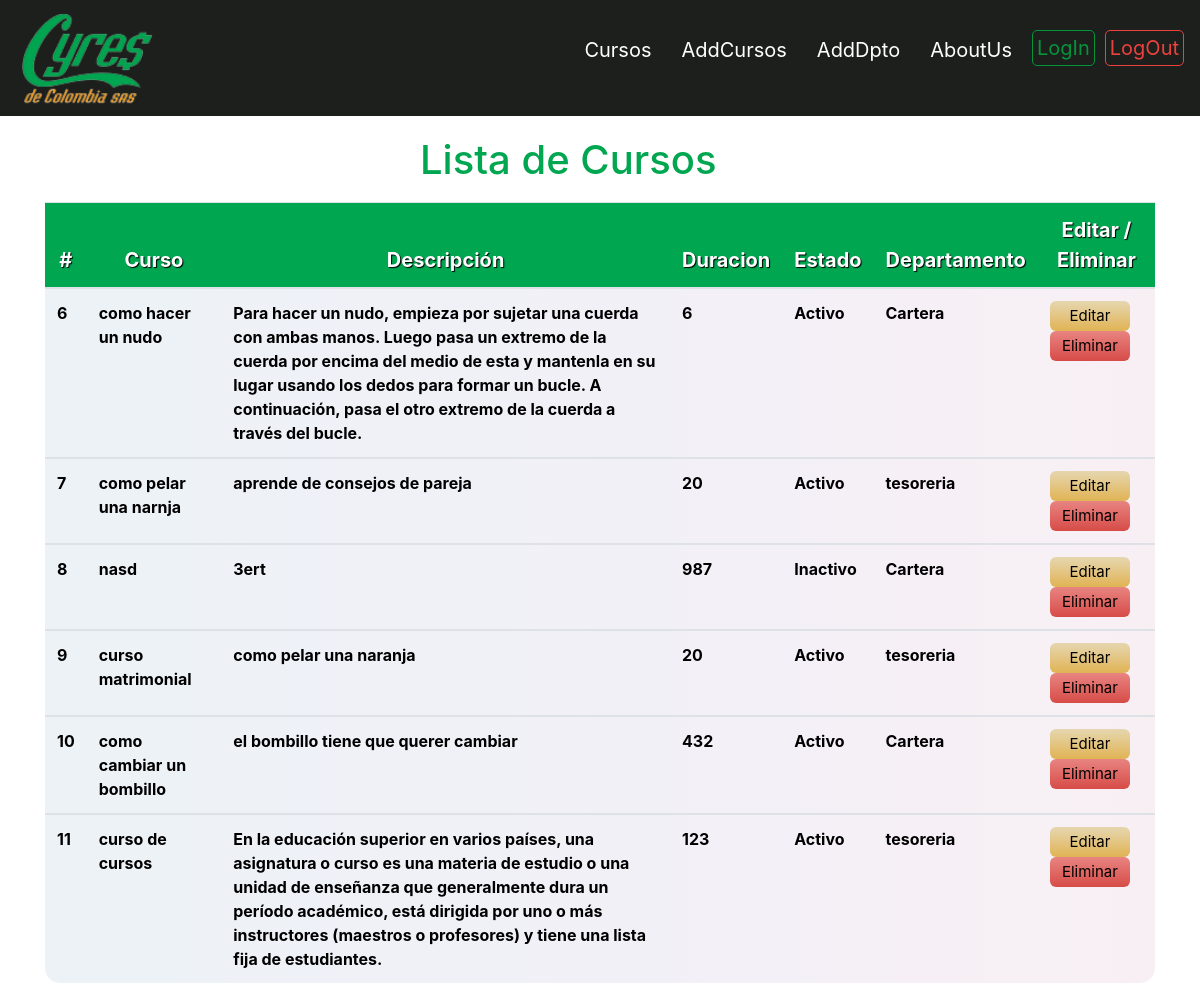
The app's page /, older data.
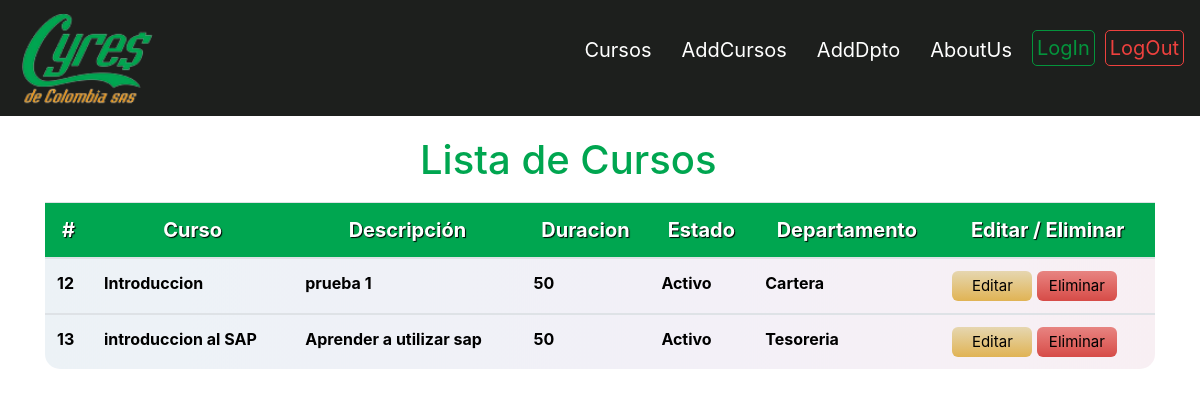
The same page, newer data.
### contenido/models.py (models this page shows, shortened)
class gestionCursos(models.Model):
    nomCurso=models.CharField(max_length=100)
    descripcion=models.CharField(max_length=1000)
    duracion=models.CharField(max_length=3)
    estado=models.BooleanField(default=False)
    nombreDpto=models.ForeignKey(Dpto, on_delete=models.CASCADE, null=False)

class Dpto(models.Model):
    nombreDpto=models.CharField(max_length=100)
    def __str__(self):
        return self.nombreDpto

### contenido/views.py (the view)
# urls.py: path('', views.home,name="home"),
def home(request):
    Curso=gestionCursos.objects.all()
    context={'Curso':Curso}
    return render(request,'home.html',context)

### contenido/Templates/home.html (shortened to what this page needs)
{% extends 'layout.html' %}
{% load static %}
{% block content %}
<link rel="stylesheet" type="text/css"  href=" {% static 'css/home.css' %}">
<link rel="stylesheet" href="https://cdn.jsdelivr.net/npm/bootstrap@4.3.1/dist/css/bootstrap.min.css"
>
<main role="main" class="container">
    <div class="row">
        <div class="col-12">
            <h1>Lista de Cursos</h1>
            <div class="table-responsive" >
                <table class="table " id="tablam">
                    <thead>
                        <tr>
                            <th scope="col">#</th>
                            <th scope="col">Curso</th>
                            <th scope="col">Descripción</th>
                            <th scope="col">Duracion</th>
                            <th scope="col">Estado</th>
                            <th scope="col">Departamento</a></th>
                            <th scope="col">Editar / Eliminar</th>
                        </tr>
                    </thead>
                    <tbody>
                        {% for curso in Curso %}
                            <tr>
                                <th scope="row">{{curso.id}}</th>
                                <th scope="row">{{curso.nomCurso}}</th>
                                <th scope="row">{{curso.descripcion}}</th>
                                <th scope="row">{{curso.duracion}}</th>
                                {% if curso.estado %}
                                <th scope="row">Activo</th>
                                {% else %}
                                <th scope="row">Inactivo</th>
                                {% endif %}
                                <th scope="row">{{curso.nombreDpto}}</th>
                                <td>
                                    <button class="editar"><a href="{% url 'editar' curso.id %}">Editar</a></button>
                                    <button class="eliminar"><a  href="{% url 'eliminar' curso.id %}">Eliminar</a></button>
                                </td>
                            </tr>
                    </tbody>
                    {% endfor %}
                </table>
            </div>
        </div>
    </div>
</main>
{% endblock %}

### contenido/Templates/layout.html (shortened to what this page needs)
<!DOCTYPE html>
{% load static %}
<html lang="es">
<head>
    <link rel="stylesheet" type="text/css"  href=" {% static 'css/layout.css' %}">
</head>
<body>
    <nav class="navbar">
        <div class="brand-title"><a href="{% url 'home' %}"><img class="logo" src="{% static "img/Logo-Web-Cyres-de-Colombia-removebg-preview.ico" %}"></a></div>
        <div class="navbar-links">
            <ul>
                <li><a href="{% url 'home' %}">Cursos</a></li>
                <li><a href="{% url 'agregar' %}">AddCursos</a></li>
                <li><a href="{% url 'homedpto' %}">AddDpto</a></li>
                <li><a href="https://cyresdecolombia.com/">AboutUs</a> </li>
                <li id="login"><a href="#">LogIn</a></li>
                <li id="signup"><a href="#">LogOut</a></li>
        </div>
    </nav>
{% block content %}
{% endblock %}
</body>
</html>

### static/css/layout.css (style rules this page uses)
* { padding: 0; margin: 0; box-sizing: border-box; }
body { margin: 0; padding: 0; color: white; font-family: "Poppins", sans-serif; background-color: #353836; }
.navbar { padding: 10px 20px; display: flex; justify-content: space-between; align-items: center; background-color: #1d1f1d; color: white; position:static; }
.navbar-links { height: 100%; font-size: 20px; }
.navbar-links ul { list-style: none; height: 100%; display: flex; align-items: center; justify-content: space-around; }
.navbar-links ul a { color: white; text-decoration: none; }
.navbar-links ul li { list-style: none; padding: 5px; margin-left: 10px; }
.navbar-links ul li { display: block; text-decoration: none; color: white; padding: 10px; }
.brand-title, ul li:hover { transform: scale(1.1); transition: 0.3s; }
#login, #signup { border-radius: 5px; padding: 2px 4px; margin-bottom: 5px; }
#login { border: 1px solid #04943c; }
#signup { border: 1px solid #ED413E; }
#signup a { color: #ED413E; }
#login a { color: #04943c; }

### static/css/home.css (style rules this page uses)
h1 { position:relative; color: #00a650; top:20px; margin:0 auto; width:360px; padding-bottom: 30px; }
table { background: linear-gradient(to right, #ecf2f6, #eef1f7, #f1f0f7, #f5f0f6, #f8eff3); }
#tablam { border-radius: 15px; }
thead { background-color: #00a650; color: white; text-align: center; text-decoration: none; text-shadow: 1px 1px 1px black; font-size: 20px; }
tbody { color: black; }
.eliminar { background: linear-gradient(to bottom, #e78481, #e47673, #e06864, #db5a56, #d64b47); border: none; width: 80px; height: 30px; font-size: 15px; border: none; border-radius: 6px; text-decoration: none; }
.eliminar a { color: black; text-decoration: none; }
.editar { background: linear-gradient(to bottom, #e6d6b0, #e4ce99, #e3c582, #e2bc6b, #e0b354); border: none; width: 80px; height: 30px; font-size: 15px; border: none; border-radius: 6px; }
.editar a { color: black; text-decoration: none; }

### contenido/Templates/home.html (style rules this page uses)
body { color:black; }

Row changes from the older to the newer data that the page shows:
removed gestionCursos: id "6", nomCurso "como hacer un nudo", descripcion "Para hacer un nudo, empieza por sujetar una cuerda con ambas manos. Luego pasa un extremo de la cuerda por encima del medio de esta y mantenla en su lugar usando los dedos para formar un bucle. A continuación, pasa el otro extremo de la cuerda a través del bucle.", duracion "6", estado "Activo", nombreDpto "Cartera"
removed gestionCursos: id "7", nomCurso "como pelar una narnja", descripcion "aprende de consejos de pareja", duracion "20", estado "Activo", nombreDpto "tesoreria"
removed gestionCursos: id "8", nomCurso "nasd", descripcion "3ert", duracion "987", estado "Inactivo", nombreDpto "Cartera"
removed gestionCursos: id "9", nomCurso "curso matrimonial", descripcion "como pelar una naranja", duracion "20", estado "Activo", nombreDpto "tesoreria"
removed gestionCursos: id "10", nomCurso "como cambiar un bombillo", descripcion "el bombillo tiene que querer cambiar", duracion "432", estado "Activo", nombreDpto "Cartera"
removed gestionCursos: id "11", nomCurso "curso de cursos", descripcion "En la educación superior en varios países, una asignatura o curso es una materia de estudio o una unidad de enseñanza que generalmente dura un período académico, está dirigida por uno o más instructores (maestros o profesores) y tiene una lista fija de estudiantes.", duracion "123", estado "Activo", nombreDpto "tesoreria"
added gestionCursos: id "12", nomCurso "Introduccion", descripcion "prueba 1", duracion "50", estado "Activo", nombreDpto "Cartera"
added gestionCursos: id "13", nomCurso "introduccion al SAP", descripcion "Aprender a utilizar sap", duracion "50", estado "Activo", nombreDpto "Tesoreria"
